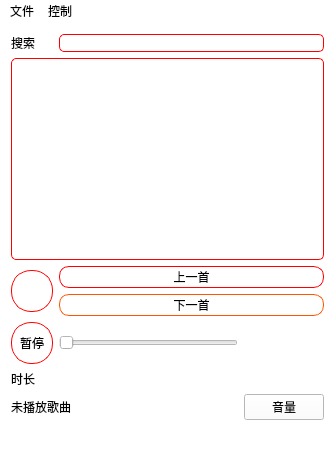
<?xml version="1.0" encoding="UTF-8"?>
<ui version="4.0">
 <class>MainWindow</class>
 <widget class="QMainWindow" name="MainWindow">
  <property name="geometry">
   <rect>
    <x>0</x>
    <y>0</y>
    <width>335</width>
    <height>453</height>
   </rect>
  </property>
  <property name="windowTitle">
   <string>MainWindow</string>
  </property>
  <property name="styleSheet">
   <string notr="true">*{
background-color: rgb(255, 255, 255);
selection-background-color:rgb(230, 0, 0);
}</string>
  </property>
  <widget class="QWidget" name="centralWidget">
   <layout class="QGridLayout" name="gridLayout_2">
    <item row="0" column="0">
     <layout class="QGridLayout" name="gridLayout">
      <item row="5" column="0" colspan="2">
       <widget class="QLabel" name="lbl_Time">
        <property name="text">
         <string>时长</string>
        </property>
       </widget>
      </item>
      <item row="3" column="1" colspan="2">
       <widget class="QPushButton" name="btn_Next">
        <property name="styleSheet">
         <string notr="true">QPushButton{
border:1px solid rgb(255, 85, 0);
border-radius:10px;
height:20;
}</string>
        </property>
        <property name="text">
         <string>下一首</string>
        </property>
        <property name="flat">
         <bool>true</bool>
        </property>
       </widget>
      </item>
      <item row="2" column="1" colspan="2">
       <widget class="QPushButton" name="btn_Former">
        <property name="styleSheet">
         <string notr="true">QPushButton{
border:1px solid rgb(255, 0, 0);
border-radius:10px;
height:20;
}</string>
        </property>
        <property name="text">
         <string>上一首</string>
        </property>
        <property name="flat">
         <bool>true</bool>
        </property>
       </widget>
      </item>
      <item row="0" column="1" colspan="2">
       <widget class="QLineEdit" name="ledit_Search">
        <property name="contextMenuPolicy">
         <enum>Qt::CustomContextMenu</enum>
        </property>
        <property name="styleSheet">
         <string notr="true">QLineEdit{
border:1px solid rgb(255, 0, 0);
border-width:1px;
border-radius: 5px;
}</string>
        </property>
       </widget>
      </item>
      <item row="1" column="0" colspan="3">
       <widget class="QListWidget" name="lstWgt_List">
        <property name="contextMenuPolicy">
         <enum>Qt::CustomContextMenu</enum>
        </property>
        <property name="styleSheet">
         <string notr="true">QListWidget{
border:1px solid rgb(255, 0, 0);
border-radius: 5px;
}</string>
        </property>
       </widget>
      </item>
      <item row="2" column="0" rowspan="2">
       <widget class="QPushButton" name="btn_Player">
        <property name="toolTip">
         <string>&lt;html&gt;&lt;head/&gt;&lt;body&gt;&lt;p&gt;播放音乐&lt;/p&gt;&lt;/body&gt;&lt;/html&gt;</string>
        </property>
        <property name="styleSheet">
         <string notr="true">QPushButton{
border: 1px solid rgb(255, 0, 0);
border-radius: 20px;
width:40px;
height:40px;
border-image: url(:/image/start.png);
}</string>
        </property>
        <property name="text">
         <string/>
        </property>
        <property name="flat">
         <bool>true</bool>
        </property>
       </widget>
      </item>
      <item row="4" column="1">
       <widget class="QSlider" name="hs_rate">
        <property name="styleSheet">
         <string notr="true">
QSlider{border:none; background-color:transparent;border-radius: 8px; }    
QSlider::handle:horizontal {   
               background: transparent;
               border: none;
               width: 12px;
               height: 6px; 
               border-radius: 8px;
                }    
QSlider::groove:horizontal{
                 background-color:#ffffff;   
                 border-radius: 8px; 
                }               
QSlider::add-page:horizontal {
                border-radius :3px;
                background: #ffffff;
                }           
QSlider::sub-page:horizontal {
                border-radius :3px;
                background-color:rgb(255, 0, 0);
                }
border-radius:20px;
height:40;</string>
        </property>
        <property name="maximum">
         <number>999</number>
        </property>
        <property name="orientation">
         <enum>Qt::Horizontal</enum>
        </property>
        <property name="tickPosition">
         <enum>QSlider::NoTicks</enum>
        </property>
       </widget>
      </item>
      <item row="6" column="0" colspan="2">
       <widget class="QLabel" name="lab_State">
        <property name="text">
         <string>未播放歌曲</string>
        </property>
       </widget>
      </item>
      <item row="0" column="0">
       <widget class="QLabel" name="lbl_Search">
        <property name="styleSheet">
         <string notr="true">QLabel{
width:20px;
}</string>
        </property>
        <property name="text">
         <string>搜索</string>
        </property>
       </widget>
      </item>
      <item row="4" column="0">
       <widget class="QPushButton" name="pushButton">
        <property name="styleSheet">
         <string notr="true">QPushButton{
border:1px solid rgb(255, 0, 0);
border-radius: 20px;
width:40px;
height:40px;
}</string>
        </property>
        <property name="text">
         <string>暂停</string>
        </property>
        <property name="flat">
         <bool>true</bool>
        </property>
       </widget>
      </item>
      <item row="6" column="2">
       <widget class="QPushButton" name="btn_volume">
        <property name="text">
         <string>音量</string>
        </property>
       </widget>
      </item>
     </layout>
    </item>
   </layout>
  </widget>
  <widget class="QMenuBar" name="menuBar">
   <property name="geometry">
    <rect>
     <x>0</x>
     <y>0</y>
     <width>335</width>
     <height>23</height>
    </rect>
   </property>
   <widget class="QMenu" name="menu">
    <property name="title">
     <string>文件</string>
    </property>
    <addaction name="actionMusic"/>
    <addaction name="actionDir"/>
   </widget>
   <widget class="QMenu" name="menu_2">
    <property name="title">
     <string>控制</string>
    </property>
    <addaction name="action_Save"/>
    <addaction name="actionExit"/>
    <addaction name="actionLoadList"/>
   </widget>
   <addaction name="menu"/>
   <addaction name="menu_2"/>
  </widget>
  <widget class="QStatusBar" name="statusBar"/>
  <action name="action">
   <property name="text">
    <string>文件</string>
   </property>
   <property name="toolTip">
    <string>打开文件</string>
   </property>
  </action>
  <action name="actionMusic">
   <property name="text">
    <string>添加文件</string>
   </property>
   <property name="toolTip">
    <string>添加音乐</string>
   </property>
  </action>
  <action name="actionDir">
   <property name="text">
    <string>添加文件夹</string>
   </property>
   <property name="toolTip">
    <string>添加文件夹</string>
   </property>
  </action>
  <action name="actionExit">
   <property name="text">
    <string>退出</string>
   </property>
  </action>
  <action name="action_Save">
   <property name="text">
    <string>保存音乐列表</string>
   </property>
  </action>
  <action name="actionLoadList">
   <property name="text">
    <string>记载音乐列表</string>
   </property>
  </action>
 </widget>
 <layoutdefault spacing="6" margin="11"/>
 <tabstops>
  <tabstop>ledit_Search</tabstop>
  <tabstop>btn_Player</tabstop>
  <tabstop>btn_Former</tabstop>
  <tabstop>btn_Next</tabstop>
 </tabstops>
 <resources/>
 <connections/>
</ui>
